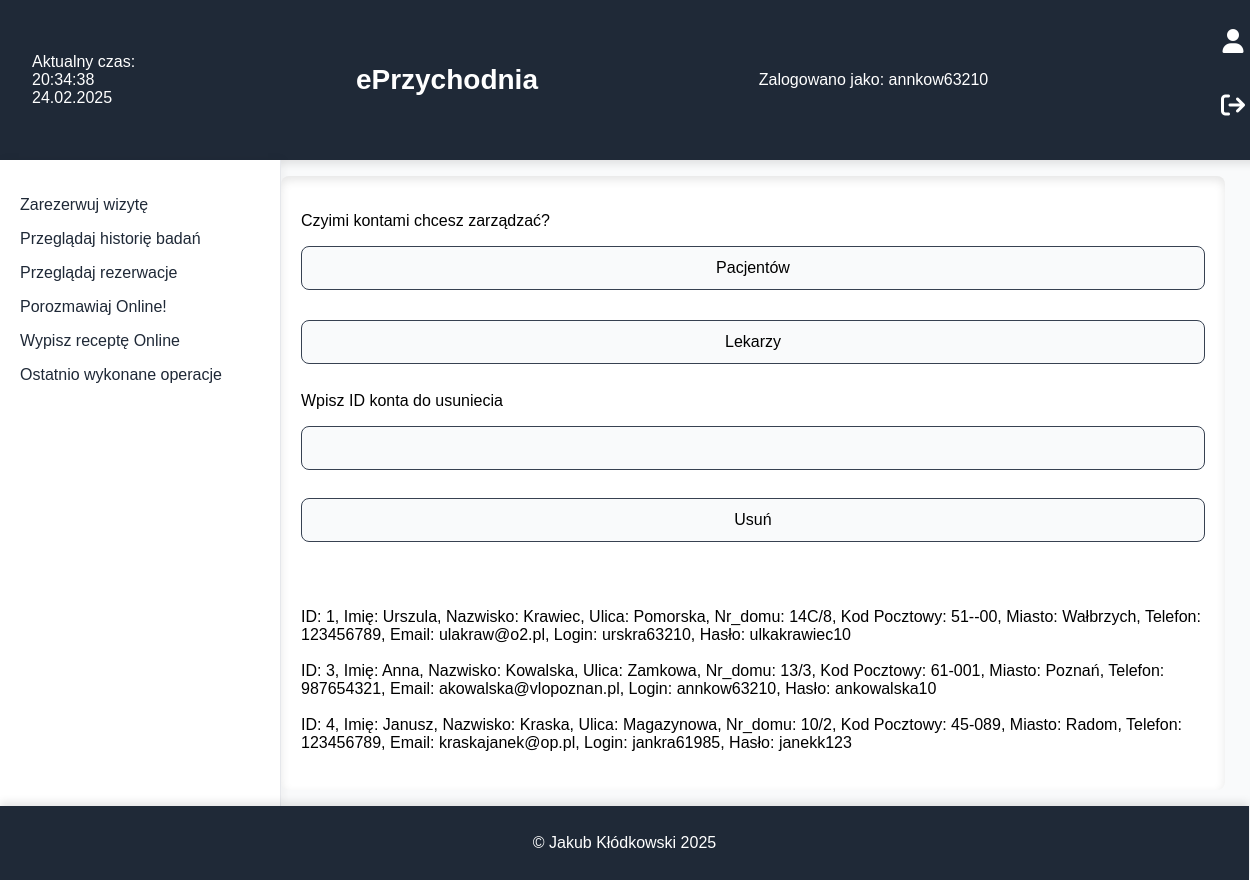
/zarzadzaj_kontami_pacjentow.php, run on the app's committed database.
### tables this page shows
CREATE TABLE `zalogowani` (
  `login` char(11) DEFAULT NULL,
  `haslo` varchar(100) DEFAULT NULL,
  `kto` varchar(100) DEFAULT NULL
);

CREATE TABLE `pacjenci` (
  `id_pacjenta` int(10) UNSIGNED NOT NULL,
  `imie` varchar(100) DEFAULT NULL,
  `nazwisko` varchar(100) DEFAULT NULL,
  `ulica` varchar(100) DEFAULT NULL,
  `nr_domu` varchar(10) DEFAULT NULL,
  `kp` char(6) DEFAULT NULL,
  `miasto` varchar(100) DEFAULT NULL,
  `tel` char(9) DEFAULT NULL,
  `email` varchar(100) DEFAULT NULL,
  `PESEL` char(11) DEFAULT NULL,
  `login` char(11) DEFAULT NULL,
  `haslo` varchar(100) DEFAULT NULL
);

### zarzadzaj_kontami_pacjentow.php (the view, shortened to what this page needs)
<!DOCTYPE html>
<html lang="pl">
<head>
    <link rel="stylesheet" href="https://cdnjs.cloudflare.com/ajax/libs/font-awesome/6.4.2/css/all.min.css">
    <link rel="stylesheet" href="style.css">
</head>
<body>
    <header>
    <div id="data"></div>
        <h1 class="text-xl font-bold text-center flex-1"><a href="index.php">ePrzychodnia</a></h1>
        <?php
            require 'wyswietl_logowanie.php';
        ?>
        <div>
        <form action="zaloguj.php">
    <button class="icon-button"><i class="fa-solid fa-user"></i></button>
</form>
<form action="wyloguj.php">
    <button class="icon-button"><i class="fa fa-sign-out"></i></button>
</form>
<?php
    require 'wyswietl_navbar.php';
?>
        </nav>
        <main>
            <div class="index-content">
                <p>Czyimi kontami chcesz zarządzać?</p>
                <form action="zarzadzaj_kontami_pacjentow.php" method="post">
                    <input type="submit" value="Pacjentów">
                </form>
                <br>
                <form action="zarzadzaj_kontami_lekarzy.php" method="post">
                    <input type="submit" value="Lekarzy">
                </form>
                <p>Wpisz ID konta do usuniecia</p>
                <form action="usun_konto_pracownik.php" method="post">
                    <input type="number" name="id_konta" id="i0">
                    <input type="submit" value="Usuń">
                </form>
                <br>
                <br>
                <br>
                <?php
                    $connect = mysqli_connect("localhost", "root", "", "eprzychodnia");
                    $query0="select * from `pacjenci`";
                    $result0=mysqli_query($connect,$query0);
                    while($row=mysqli_fetch_assoc($result0)){
                        echo "ID: ".$row['id_pacjenta'].", Imię: ".$row['imie'].", Nazwisko: ".$row['nazwisko'].", Ulica: ".$row['ulica'].", Nr_domu: ".$row['nr_domu'].", Kod Pocztowy: ".$row['kp'].", Miasto: ".$row['miasto'].", Telefon: ".$row['tel'].", Email: ".$row['email'].", Login: ".$row['login'].", Hasło: ".$row['haslo']."<br><br>";
                    }
                ?>
            </div>
        </main>
    </div>
    <footer>
        <p>&copy; Jakub Kłódkowski 2025</p>
    </footer>
</body>
</html>

### wyswietl_logowanie.php (shortened to what this page needs)
<?php
            $connect = mysqli_connect("localhost", "root", "", "eprzychodnia");
            $query0 = "SELECT `login` FROM `zalogowani` LIMIT 1";
            $result = mysqli_query($connect, $query0);
            if ($result && mysqli_num_rows($result) > 0) {
                $row = mysqli_fetch_assoc($result);
                $log = $row['login'];
                echo "Zalogowano jako: " . htmlspecialchars($log);
            } else {
                echo "Nie zalogowano.";
            }
        ?>

### style.css (style rules this page uses)
body { display: flex; flex-direction: column; height: 100vh; margin: 0; width: 98vw; overflow-x: hidden; font-family: "Noto Sans Regular", sans-serif; background-color: #f9fafb; }
header { background-color: #1f2937; color: white; padding: 16px 32px; width: 100%; display: flex; justify-content: space-between; align-items: center; box-shadow: 0px 4px 8px rgba(0, 0, 0, 0.1); }
header h1 { font-family: "Noto Sans Extralight", sans-serif; font-size: 1.75rem; }
main { flex: 1; padding: 20px; background-color: #ffffff; box-shadow: inset 0px 4px 10px rgba(0, 0, 0, 0.1); border-radius: 8px; margin: 16px 0; }
footer { background-color: #1f2937; color: white; text-align: center; padding: 12px; width: 100%; box-shadow: 0px -4px 8px rgba(0, 0, 0, 0.1); }
.icon-button { color: white; font-size: 1.5rem; background: none; border: none; cursor: pointer; }
h1 > a { text-decoration: none; color: white; }
form { display: flex; flex-direction: column; gap: 16px; }
input, select, textarea, button { padding: 12px; font-size: 1rem; border: 1px solid #e5e7eb; border-radius: 8px; background-color: #ffffff; transition: all 0.3s ease-in-out; }
button { background-color: #1f2937; color: white; border: none; cursor: pointer; transition: background-color 0.3s ease, transform 0.2s ease; }
input:valid, select:valid, textarea:valid { border-color: #374151; background-color: #f9fafb; }
form > * { margin-bottom: 12px; }

### data on the page
zalogowani: login "annkow63210"
pacjenci: id_pacjenta "1", imie "Urszula", nazwisko "Krawiec", ulica "Pomorska", nr_domu "14C/8", kp "51--00", miasto "Wałbrzych", tel "123456789", email "ulakraw@o2.pl", login "urskra63210", haslo "ulkakrawiec10"
pacjenci: id_pacjenta "3", imie "Anna", nazwisko "Kowalska", ulica "Zamkowa", nr_domu "13/3", kp "61-001", miasto "Poznań", tel "987654321", email "akowalska@vlopoznan.pl", login "annkow63210", haslo "ankowalska10"
pacjenci: id_pacjenta "4", imie "Janusz", nazwisko "Kraska", ulica "Magazynowa", nr_domu "10/2", kp "45-089", miasto "Radom", tel "123456789", email "kraskajanek@op.pl", login "jankra61985", haslo "janekk123"
